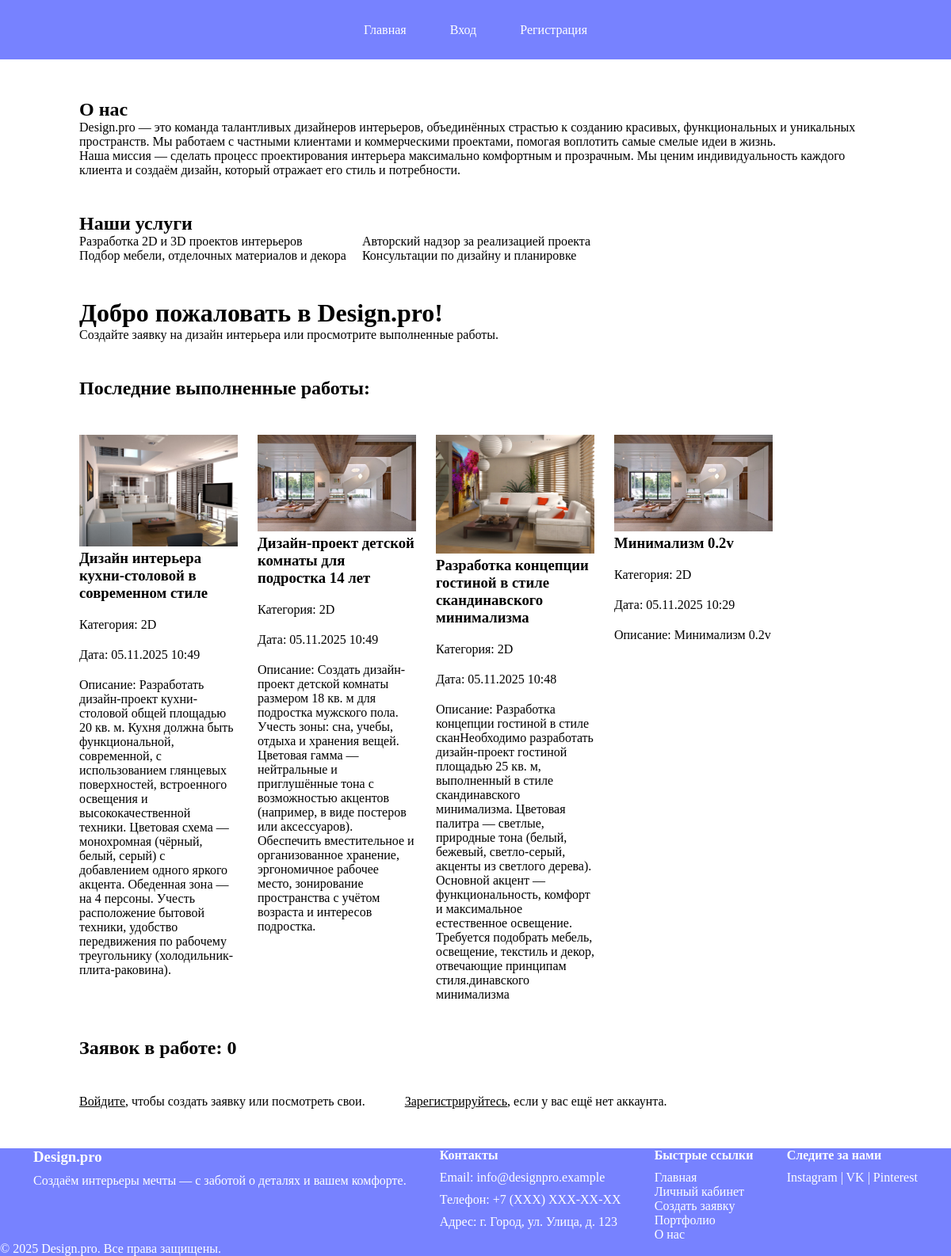
Page /main/ on the earlier database version.
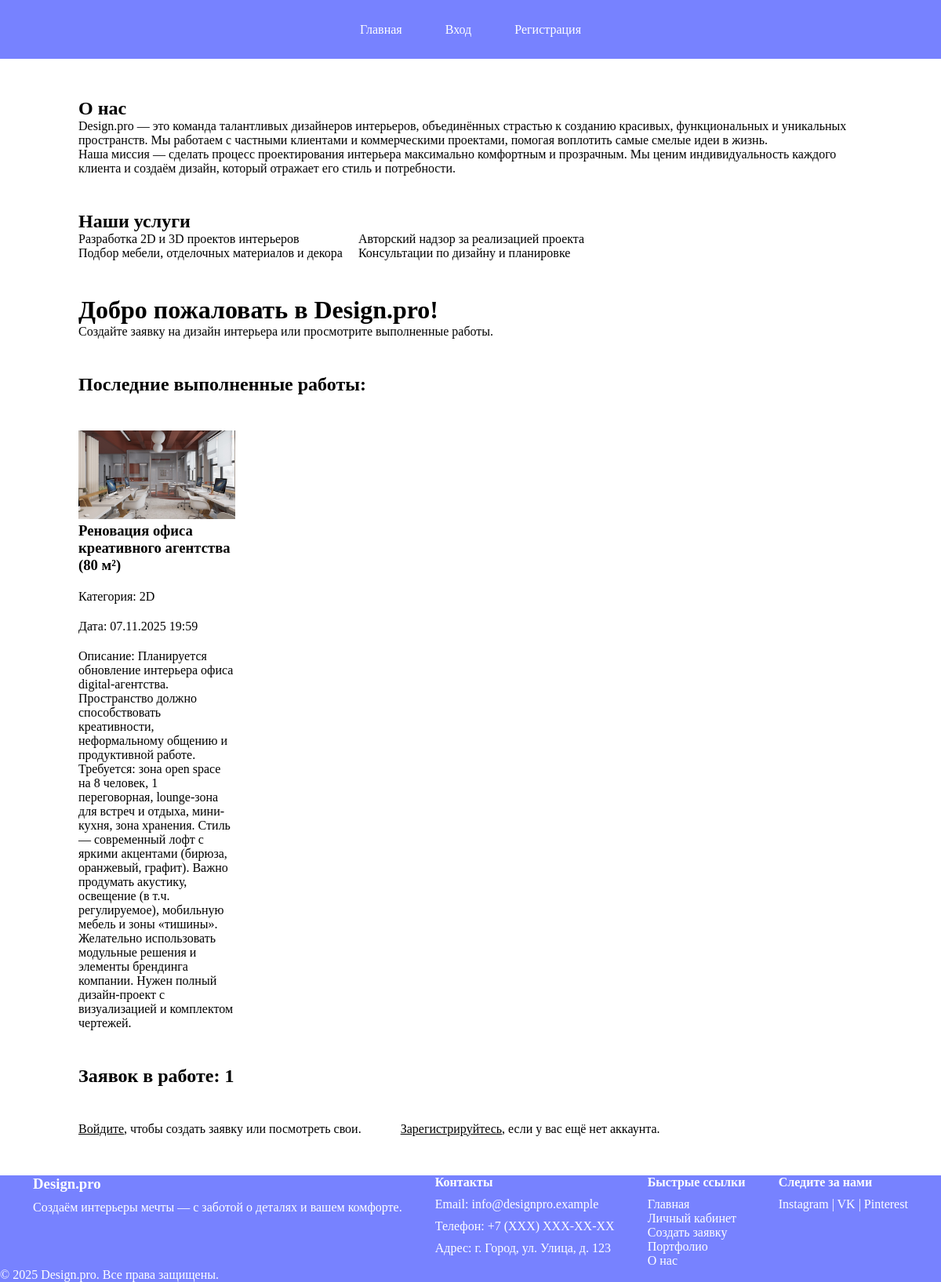
Same page on the later database version.
### main/models.py (models this page shows, shortened)
class DesignRequest(models.Model):
    STATUS_CHOICES = [
        ('new', 'Новая'),
        ('in_progress', 'Принято'),
        ('complited', 'Выполнено'),
    ]
    user = models.ForeignKey(User, on_delete=models.CASCADE, related_name='requests')
    title = models.CharField(max_length=200, null=False, blank=False, verbose_name='Заголовок')
    description = models.TextField(null=False, blank=False, verbose_name='Описание')
    category = models.ForeignKey(Category, on_delete=models.CASCADE)
    plan_image = models.ImageField(upload_to='plan_img/', validators=[validate_image_extension_and_size])
    status = models.CharField(max_length=20, choices=STATUS_CHOICES, default='new')
    created_at = models.DateTimeField(auto_now_add=True)
    design_image = models.ImageField(upload_to='design_img/', validators=[validate_image_extension_and_size], blank=True, null=True)
    admin_comment = models.TextField(null=True, blank=True)
    class Meta:
        verbose_name = 'Заявка на дизайн'
        verbose_name_plural = "Заявки на дизайн"
        ordering = ['-created_at']

class Category(models.Model):
    name = models.CharField(max_length=100, unique=True)
    class Meta:
        verbose_name= 'Категория'
        verbose_name_plural = "Категории"

### main/views.py (the view)
# urls.py: 2. Add a URL to urlpatterns:  path('', views.home, name='home')
def home(request):
    completed_requests = DesignRequest.objects.filter(status='complited').order_by('-created_at')[:4]
    in_progress_count = DesignRequest.objects.filter(status='in_progress').count()
    return render(request, 'main_app/home.html', {
        'completed_requests': completed_requests,
        'in_progress_count': in_progress_count
    })

### templates/main_app/home.html (shortened to what this page needs)
{% extends "base.html" %}
{% load static %}
{% block content %}
    <section class="about">
        <h2>О нас</h2>
        <p>
            Design.pro — это команда талантливых дизайнеров интерьеров, объединённых страстью к созданию
            красивых, функциональных и уникальных пространств. Мы работаем с частными клиентами и коммерческими
            проектами, помогая воплотить самые смелые идеи в жизнь.
        </p>
        <p>
            Наша миссия — сделать процесс проектирования интерьера максимально комфортным и прозрачным.
            Мы ценим индивидуальность каждого клиента и создаём дизайн, который отражает его стиль и потребности.
        </p>
    </section>
    <section class="service">
        <h2>Наши услуги</h2>
        <ul>
            <div>
                <li>Разработка 2D и 3D проектов интерьеров</li>
                <li>Подбор мебели, отделочных материалов и декора</li>
            </div>
            <div>
                <li>Авторский надзор за реализацией проекта</li>
                <li>Консультации по дизайну и планировке</li>
            </div>
        </ul>
    </section>
    <div>
        <h1>Добро пожаловать в Design.pro!</h1>
        <p>Создайте заявку на дизайн интерьера или просмотрите выполненные работы.</p>
    </div>
    <h2>Последние выполненные работы:</h2>
    {% if completed_requests %}
        <div class="completed-requests">
            {% for req in completed_requests %}
                <div>
                <div class="request-item-image">
                    {% if req.design_image %}
                        <img src="{{ req.design_image.url }}" alt="Дизайн {{ req.title }}"
                             style="max-width: 200px; height: auto;">
                    {% else %}
                        <p>Изображение дизайна отсутствует.</p>
                    {% endif %}
                </div>
                <div class="request-item">
                    <div class="request-item-text">
                        <h3>{{ req.title }}</h3>
                        <p>Категория: {{ req.category.name }}</p>
                        <p>Дата: {{ req.created_at|date:"d.m.Y H:i" }}</p>
                        <p>Описание: {{ req.description }}</p>
                    </div>
                </div>
                </div>
            {% endfor %}
        </div>
    {% else %}
        <p>Выполненных работ пока нет.</p>
    {% endif %}
    <h2>Заявок в работе: {{ in_progress_count }}</h2>
    {% if user.is_authenticated %}
        {% if user.is_staff %}
            <div class="link">
                <p><a href="{% url 'admin_dashboard' %}">Перейти в админ-панель</a></p>
                <p><a href="{% url 'manage_categories' %}">Управление категориями</a></p>
            </div>
        {% else %}
            <div class="link">
                <p><a href="{% url 'user_dashboard' %}">Перейти в ваш личный кабинет</a></p>
                <p><a href="{% url 'create_request' %}">Создать новую заявку</a></p>
            </div>
        {% endif %}
    {% else %}
        <div class="link">
            <p><a href="{% url 'login' %}">Войдите</a>, чтобы создать заявку или посмотреть свои.</p>
            <p><a href="{% url 'register' %}">Зарегистрируйтесь</a>, если у вас ещё нет аккаунта.</p>
        </div>
    {% endif %}
{% endblock %}

### templates/base.html (shortened to what this page needs)
<!DOCTYPE html>
<html lang="ru">
<head>
    {% load static %}
    <link rel="stylesheet" href="{% static 'css/style.css' %}">
</head>
<body>
<header class='wrapper'>
    <nav>
        <div>
            <a href="{% url 'home' %}">Главная</a>
            {% if user.is_authenticated %}
                {% if user.is_staff %}
                    <a href="{% url 'admin_dashboard' %}">Админ-панель</a>
                    <a href="{% url 'manage_categories' %}">Управление категориями</a>
                {% else %}
                    <a href="{% url 'user_dashboard' %}">Личный кабинет</a>
                    <a href="{% url 'create_request' %}">Создать заявку</a>
                {% endif %}
                </div>
                <div class="link-register">
                <li>
                    <form method="post" action="{% url 'logout' %}">
                        {% csrf_token %}
                        <button type="submit" class="logoutBase">
                            Выход ({{ user.username }})
                        </button>
                    </form>
                </li>
            {% else %}
                <a href="{% url 'login' %}">Вход</a>
                <a href="{% url 'register' %}">Регистрация</a>
            {% endif %}
            </div>
    </nav>
</header>
<main class='wrapper'>
    {% block content %}
    {% endblock %}
</main>
<footer class="wrapper">
    <div class="footer-container">
        <div class="footer-section">
            <h3>Design.pro</h3>
            <p>Создаём интерьеры мечты — с заботой о деталях и вашем комфорте.</p>
        </div>
        <div class="footer-section">
            <h4>Контакты</h4>
            <p>Email: info@designpro.example</p>
            <p>Телефон: +7 (XXX) XXX-XX-XX</p>
            <p>Адрес: г. Город, ул. Улица, д. 123</p>
        </div>
        <div class="footer-section">
            <h4>Быстрые ссылки</h4>
            <ul>
                <li><a href="{% url 'home' %}">Главная</a></li>
                <li><a href="{% url 'user_dashboard' %}">Личный кабинет</a></li>
                <li><a href="{% url 'create_request' %}">Создать заявку</a></li>
                <li><a href="#">Портфолио</a></li>
                <li><a href="#">О нас</a></li>
            </ul>
        </div>
        <div class="footer-section">
            <h4>Следите за нами</h4>
            <div class="social-links">
                <a href="#" target="_blank">Instagram</a> |
                <a href="#" target="_blank">VK</a> |
                <a href="#" target="_blank">Pinterest</a>
            </div>
        </div>
    </div>
    <p>&copy; {% now "Y" %} Design.pro. Все права защищены.</p>
</footer>
</body>
</html>

### static/css/style.css (style rules this page uses)
* { padding: 0; margin: 0; box-sizing: border-box; }
.wrapper { width: 100%; }
header { background-color: #7782ff; }
header > nav { display: flex; height: 75px; margin: auto; justify-content: space-around; align-content: center; flex-wrap: wrap; }
header > nav > div { display: flex; flex-wrap: wrap; gap: 55px; }
body { display: flex; flex-direction: column; gap: 50px; }
main { display: flex; flex-direction: column; gap: 45px; justify-content: space-around; align-content: space-around; flex-wrap: wrap; }
li { list-style-type: none; }
footer a, header a, .logoutBase { text-decoration: none; color: #ffffff; }
.about { width: 1000px; }
.service > ul { display: flex; gap: 20px; }
.completed-requests { display: flex; flex-wrap: wrap; gap: 25px; }
.request-item { display: flex; gap: 20px; }
.link { display: flex; gap: 50px; }
.link > p > a { color: black; }
.request-item-text { display: flex; flex-direction: column; gap: 20px; width: 200px; }
footer { background-color: #7782ff; color: white; }
.footer-container { display: flex; justify-content: space-evenly; }
.footer-container > div { display: flex; flex-direction: column; gap: 10px; }

Differences in the rows shown:
removed DesignRequest: design_image (picture), title "Дизайн интерьера кухни-столовой в современном стиле", category.name "2D", created_at "05.11.2025 10:49", description "Разработать дизайн-проект кухни-столовой общей площадью 20 кв. м. Кухня должна быть функциональной, современной, с использованием глянцевых поверхностей, встроенного освещения и высококачественной техники. Цветовая схема — монохромная (чёрный, белый, серый) с добавлением одного яркого акцента. Обеденная зона — на 4 персоны. Учесть расположение бытовой техники, удобство передвижения по рабочему треугольнику (холодильник-плита-раковина)."
removed DesignRequest: design_image (picture), title "Дизайн-проект детской комнаты для подростка 14 лет", category.name "2D", created_at "05.11.2025 10:49", description "Создать дизайн-проект детской комнаты размером 18 кв. м для подростка мужского пола. Учесть зоны: сна, учебы, отдыха и хранения вещей. Цветовая гамма — нейтральные и приглушённые тона с возможностью акцентов (например, в виде постеров или аксессуаров). Обеспечить вместительное и организованное хранение, эргономичное рабочее место, зонирование пространства с учётом возраста и интересов подростка."
removed DesignRequest: design_image (picture), title "Разработка концепции гостиной в стиле скандинавского минимализма", category.name "2D", created_at "05.11.2025 10:48", description "Разработка концепции гостиной в стиле сканНеобходимо разработать дизайн-проект гостиной площадью 25 кв. м, выполненный в стиле скандинавского минимализма. Цветовая палитра — светлые, природные тона (белый, бежевый, светло-серый, акценты из светлого дерева). Основной акцент — функциональность, комфорт и максимальное естественное освещение. Требуется подобрать мебель, освещение, текстиль и декор, отвечающие принципам стиля.динавского минимализма"
removed DesignRequest: design_image (picture), title "Минимализм 0.2v", category.name "2D", created_at "05.11.2025 10:29", description "Минимализм 0.2v"
added DesignRequest: design_image (picture), title "Реновация офиса креативного агентства (80 м²)", category.name "2D", created_at "07.11.2025 19:59", description "Планируется обновление интерьера офиса digital-агентства. Пространство должно способствовать креативности, неформальному общению и продуктивной работе. Требуется: зона open space на 8 человек, 1 переговорная, lounge-зона для встреч и отдыха, мини-кухня, зона хранения. Стиль — современный лофт с яркими акцентами (бирюза, оранжевый, графит). Важно продумать акустику, освещение (в т.ч. регулируемое), мобильную мебель и зоны «тишины». Желательно использовать модульные решения и элементы брендинга компании. Нужен полный дизайн-проект с визуализацией и комплектом чертежей."
Other differences:
{{ in_progress_count }}: "0" → "1"
